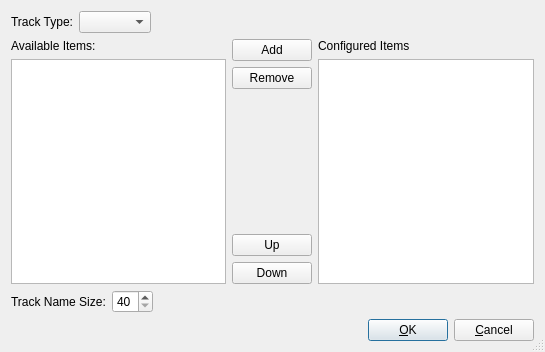
<ui version="4.0" >
 <author></author>
 <comment></comment>
 <exportmacro></exportmacro>
 <class>ConfigTrackListBase</class>
 <widget class="QDialog" name="ConfigTrackListBase" >
  <property name="geometry" >
   <rect>
    <x>0</x>
    <y>0</y>
    <width>545</width>
    <height>352</height>
   </rect>
  </property>
  <property name="windowTitle" >
   <string>MusE: Config Track List</string>
  </property>
  <property name="sizeGripEnabled" >
   <bool>true</bool>
  </property>
  <layout class="QVBoxLayout" >
   <property name="margin" >
    <number>11</number>
   </property>
   <property name="spacing" >
    <number>6</number>
   </property>
   <item>
    <layout class="QHBoxLayout" >
     <property name="margin" >
      <number>0</number>
     </property>
     <property name="spacing" >
      <number>6</number>
     </property>
     <item>
      <widget class="QLabel" name="textLabel1" >
       <property name="text" >
        <string>Track Type:</string>
       </property>
      </widget>
     </item>
     <item>
      <widget class="QComboBox" name="trackType" />
     </item>
     <item>
      <spacer>
       <property name="orientation" >
        <enum>Qt::Horizontal</enum>
       </property>
       <property name="sizeType" >
        <enum>QSizePolicy::Expanding</enum>
       </property>
       <property name="sizeHint" >
        <size>
         <width>40</width>
         <height>20</height>
        </size>
       </property>
      </spacer>
     </item>
    </layout>
   </item>
   <item>
    <layout class="QHBoxLayout" >
     <property name="margin" >
      <number>0</number>
     </property>
     <property name="spacing" >
      <number>6</number>
     </property>
     <item>
      <layout class="QVBoxLayout" >
       <property name="margin" >
        <number>0</number>
       </property>
       <property name="spacing" >
        <number>6</number>
       </property>
       <item>
        <widget class="QLabel" name="textLabel2" >
         <property name="text" >
          <string>Available Items:</string>
         </property>
        </widget>
       </item>
       <item>
        <widget class="QListWidget" name="availableList" >
         <property name="selectionBehavior" >
          <enum>QAbstractItemView::SelectRows</enum>
         </property>
         <property name="modelColumn" >
          <number>0</number>
         </property>
        </widget>
       </item>
      </layout>
     </item>
     <item>
      <layout class="QVBoxLayout" >
       <property name="margin" >
        <number>0</number>
       </property>
       <property name="spacing" >
        <number>6</number>
       </property>
       <item>
        <widget class="QPushButton" name="addItem" >
         <property name="text" >
          <string>Add</string>
         </property>
        </widget>
       </item>
       <item>
        <widget class="QPushButton" name="removeItem" >
         <property name="text" >
          <string>Remove</string>
         </property>
        </widget>
       </item>
       <item>
        <spacer>
         <property name="orientation" >
          <enum>Qt::Vertical</enum>
         </property>
         <property name="sizeType" >
          <enum>QSizePolicy::Expanding</enum>
         </property>
         <property name="sizeHint" >
          <size>
           <width>20</width>
           <height>40</height>
          </size>
         </property>
        </spacer>
       </item>
       <item>
        <widget class="QPushButton" name="up" >
         <property name="text" >
          <string>Up</string>
         </property>
        </widget>
       </item>
       <item>
        <widget class="QPushButton" name="down" >
         <property name="text" >
          <string>Down</string>
         </property>
        </widget>
       </item>
      </layout>
     </item>
     <item>
      <layout class="QVBoxLayout" >
       <property name="margin" >
        <number>0</number>
       </property>
       <property name="spacing" >
        <number>6</number>
       </property>
       <item>
        <widget class="QLabel" name="textLabel3" >
         <property name="text" >
          <string>Configured Items</string>
         </property>
        </widget>
       </item>
       <item>
        <widget class="QListWidget" name="configuredList" >
         <property name="selectionBehavior" >
          <enum>QAbstractItemView::SelectRows</enum>
         </property>
        </widget>
       </item>
      </layout>
     </item>
    </layout>
   </item>
   <item>
    <layout class="QHBoxLayout" >
     <property name="margin" >
      <number>0</number>
     </property>
     <property name="spacing" >
      <number>6</number>
     </property>
     <item>
      <widget class="QLabel" name="textLabel1_2" >
       <property name="text" >
        <string>Track Name Size:</string>
       </property>
      </widget>
     </item>
     <item>
      <widget class="QSpinBox" name="trackNameSize" >
       <property name="minimum" >
        <number>40</number>
       </property>
      </widget>
     </item>
     <item>
      <spacer>
       <property name="orientation" >
        <enum>Qt::Horizontal</enum>
       </property>
       <property name="sizeType" >
        <enum>QSizePolicy::Expanding</enum>
       </property>
       <property name="sizeHint" >
        <size>
         <width>40</width>
         <height>20</height>
        </size>
       </property>
      </spacer>
     </item>
    </layout>
   </item>
   <item>
    <layout class="QHBoxLayout" >
     <property name="margin" >
      <number>0</number>
     </property>
     <property name="spacing" >
      <number>6</number>
     </property>
     <item>
      <spacer>
       <property name="orientation" >
        <enum>Qt::Horizontal</enum>
       </property>
       <property name="sizeType" >
        <enum>QSizePolicy::Expanding</enum>
       </property>
       <property name="sizeHint" >
        <size>
         <width>20</width>
         <height>20</height>
        </size>
       </property>
      </spacer>
     </item>
     <item>
      <widget class="QPushButton" name="ok" >
       <property name="text" >
        <string>&amp;OK</string>
       </property>
       <property name="shortcut" >
        <string/>
       </property>
       <property name="autoDefault" >
        <bool>true</bool>
       </property>
       <property name="default" >
        <bool>true</bool>
       </property>
      </widget>
     </item>
     <item>
      <widget class="QPushButton" name="cancel" >
       <property name="text" >
        <string>&amp;Cancel</string>
       </property>
       <property name="shortcut" >
        <string/>
       </property>
       <property name="autoDefault" >
        <bool>true</bool>
       </property>
      </widget>
     </item>
    </layout>
   </item>
  </layout>
 </widget>
 <layoutdefault spacing="6" margin="11" />
 <pixmapfunction>qPixmapFromMimeSource</pixmapfunction>
 <resources/>
 <connections>
  <connection>
   <sender>ok</sender>
   <signal>clicked()</signal>
   <receiver>ConfigTrackListBase</receiver>
   <slot>accept()</slot>
   <hints>
    <hint type="sourcelabel" >
     <x>393</x>
     <y>321</y>
    </hint>
    <hint type="destinationlabel" >
     <x>259</x>
     <y>326</y>
    </hint>
   </hints>
  </connection>
  <connection>
   <sender>cancel</sender>
   <signal>clicked()</signal>
   <receiver>ConfigTrackListBase</receiver>
   <slot>reject()</slot>
   <hints>
    <hint type="sourcelabel" >
     <x>484</x>
     <y>327</y>
    </hint>
    <hint type="destinationlabel" >
     <x>437</x>
     <y>283</y>
    </hint>
   </hints>
  </connection>
 </connections>
</ui>
